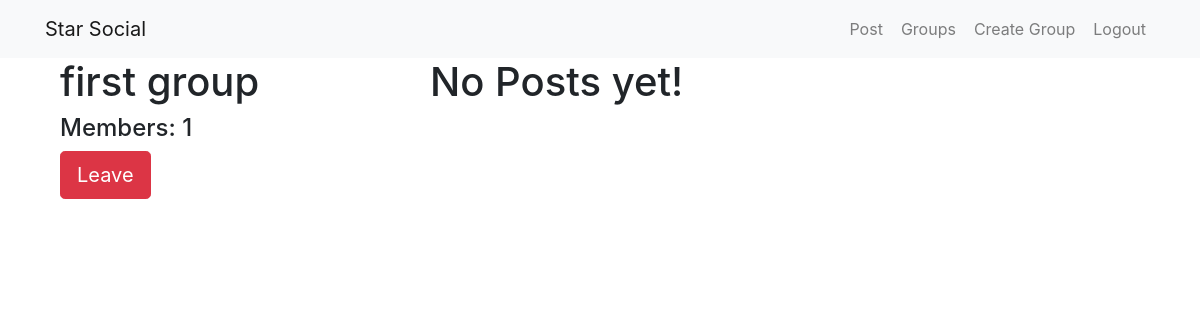
/groups/post/in/first-group/ (signed in), run on an earlier commit of the app's database.
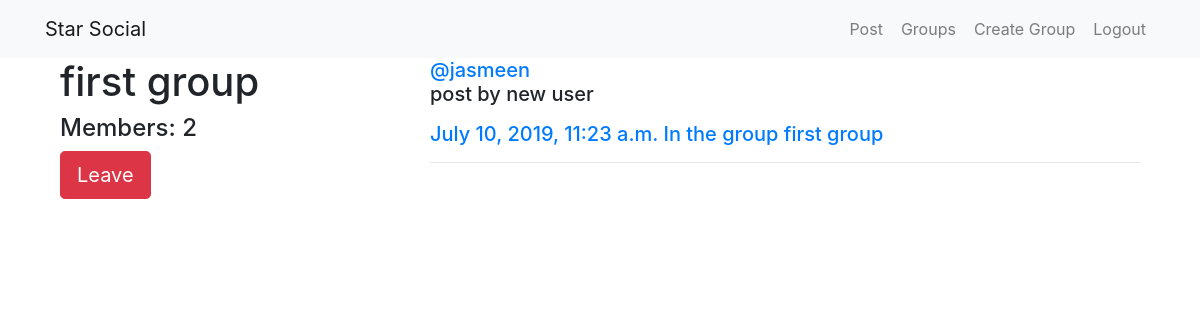
And on a later commit of the database.
### groups/models.py (models this page shows, shortened)
class Group(models.Model):
    name = models.CharField(max_length=150,unique=True)
    slug = models.SlugField(allow_unicode=True,unique=True)
    description = models.TextField(blank=True,default='')
    description_html = models.TextField(editable=False, default='', blank=True)
    members = models.ManyToManyField(User,through="GroupMembers")
    class Meta:
        ordering=['name']

### posts/models.py (models this page shows, shortened)
class Post(models.Model):
    user = models.ForeignKey(User,on_delete=models.CASCADE,related_name='posts')
    created_at = models.DateTimeField(auto_now=True)
    message = models.TextField()
    message_html = models.TextField(editable=False)
    group = models.ForeignKey(Group,on_delete=models.CASCADE,related_name='posts',null=True,blank=True)
    class Meta:
        ordering=['-created_at']
        unique_together=['user','message']

### groups/views.py (the view)
# urls.py: path('post/in/<slug>/',views.SingleGroup.as_view(),name='detail'),
class SingleGroup(LoginRequiredMixin,DetailView):
    model=Group

### groups/templates/groups/group_detail.html
{% extends 'groups/group_base.html' %}
  {% block pregroup %}
      <div class="col-md-4">
        <h1>{{group.name}}</h1>
        <h4>Members: {{group.members.count}}</h4>
        {% if user in group.members.all %}
          <a href="{% url 'groups:leave' slug=group.slug %}" class='btn btn-lg btn-danger'>Leave</a>
        {% else %}
          <a href="{% url 'groups:join' slug=group.slug %}" class='btn btn-lg btn-warning'>Join</a>
        {% endif %}
      </div>
   {% endblock %}
   {% block groupcontent %}
     <div class="col-md-8">
       {% if group.posts.count == 0 %}
        <h1>No Posts yet!</h1>
      {% else %}
        {% for post in group.posts.all %}
          {% include 'posts/_post.html' %}
        {% endfor %}
      {% endif %}
     </div>
   {% endblock %}

### posts/templates/posts/_post.html (shortened to what this page needs)
  <div class="main_content">
    <h5>
      <a href="{% url 'posts:for_user' username=post.user.username %}">@{{post.user.username}}</a>
      {{post.message_html|safe}}
      <time><a href="{% url 'posts:detail' username=post.user.username pk=post.pk %}">{{post.created_at}}</a></time>
      {% if post.group %}
        <a href="{% url 'groups:detail' slug=post.group.slug %}">In the group {{post.group.name}}</a>
      {% endif %}
    </h5>
    <hr>
  </div>

What changed in the data, as far as the page shows it:
computed for Group "first group": members.count "1" → "2"
added Post: user.username "jasmeen", message_html "post by new user", created_at "July 10, 2019, 11:23 a.m.", group.name "first group"
Also different on the page:
text no longer shown: "No Posts yet!"
